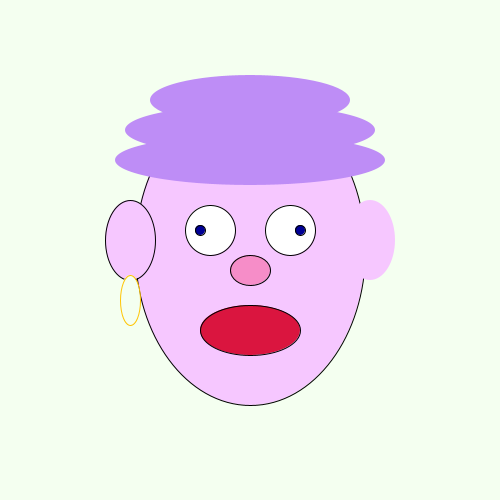
Frame 1 (no input)
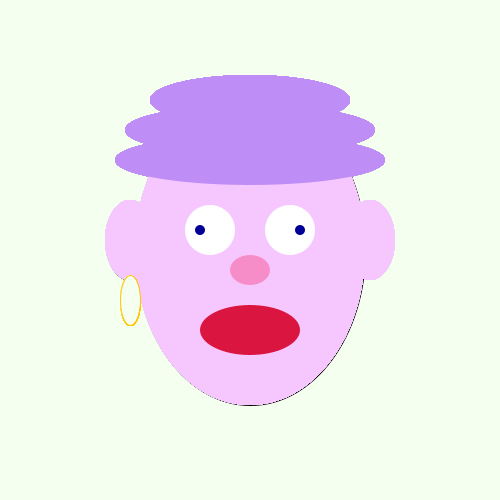
Frame 60 (the mouse pressed at the canvas centre just before this capture)
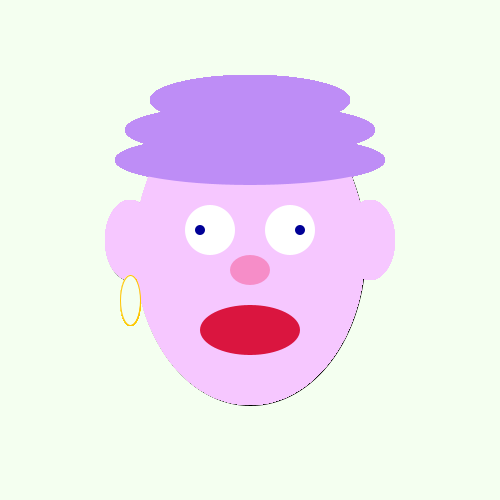
Frame 120 (the mouse held since frame 60 and released just before this capture)

The Processing sketch that drew these frames (run headless with seeded random() and noise(); from frame 60 on, the mouse is pressed at the canvas centre):

// Processing sketch: processing_140782
// ── processing_140782.pde

//declare global variables
int mouthMove; 
int pupilMove;
int leftMove;
float faceoneColor = 246;
float facetwoColor = 199;
float facethreeColor = 255;
boolean clicked = false;

void setup(){
size(500,500);
background(244,255,240);

}

void keyPressed(){
clicked =! clicked;
faceoneColor = random(0,255);
facetwoColor = random (0,231);
facethreeColor = random (0,102);
}

void draw(){
if (clicked == false){
  mouthMove = 50;
 

}
if (clicked == true){
  mouthMove = 20;
}

if (clicked == false){
  pupilMove = 50;
}
  
if (clicked == true){
  pupilMove = 20;
}

if (clicked == false){
  leftMove = -50;
}
if (clicked == true){
  leftMove = -20;
}
translate(250,250);
fill(faceoneColor,facetwoColor,facethreeColor);
ellipse(0,0,230,310);
 
//right eye
fill(255,255,255);
ellipse(40,-20,50,50);
 
//left eye
fill(255,255,255);
ellipse(-40,-20,50,50);
 
//nose
pushMatrix();
translate(0,30);
fill(246,141,200);
ellipse(0,-10,40,30);
popMatrix();
 
//eyepupil right
fill(0,0,150);
ellipse(pupilMove,-20,10,10);
 
// eye pupil left
fill(0,0,150);
ellipse(leftMove,-20,10,10);
 
//mouth
translate(0,30);
fill(218,21,63);
ellipse(0,50,100,mouthMove);
 
//ear left
fill(246,199,255);
ellipse(-120,-40,50,80);

//earring
stroke(255,197,5);
fill(244,255,240);
ellipse(-120,20,20,50);
 
//ear right
noStroke(); 
fill(246,199,255);
ellipse(120,-40,50,80);

//hair
fill(190,141,246);
ellipse(0,-180,200,50);

fill(190,141,246);
ellipse(0,-150,250,50);

fill(190,141,246);
ellipse(0,-120,270,50);

//fill(0,0,0);
//rect(-40,-165,160,10);
}
